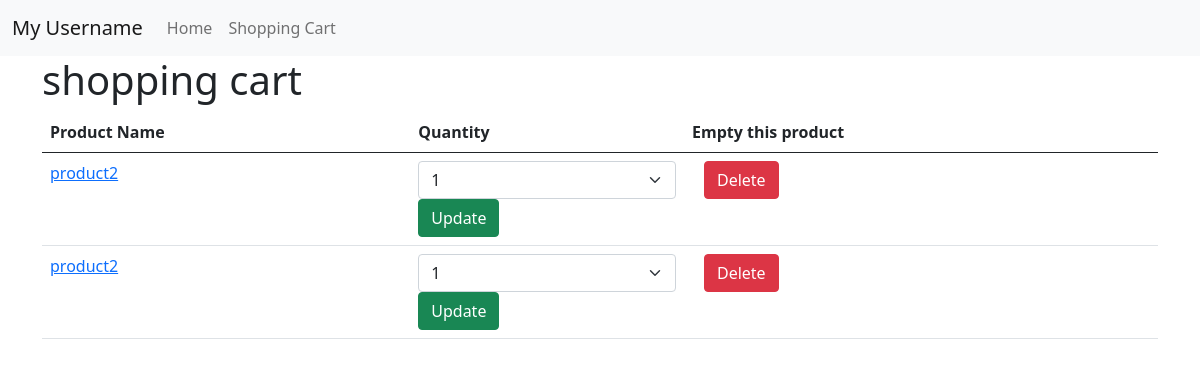
The page /home/cart/ on the database as committed earlier.
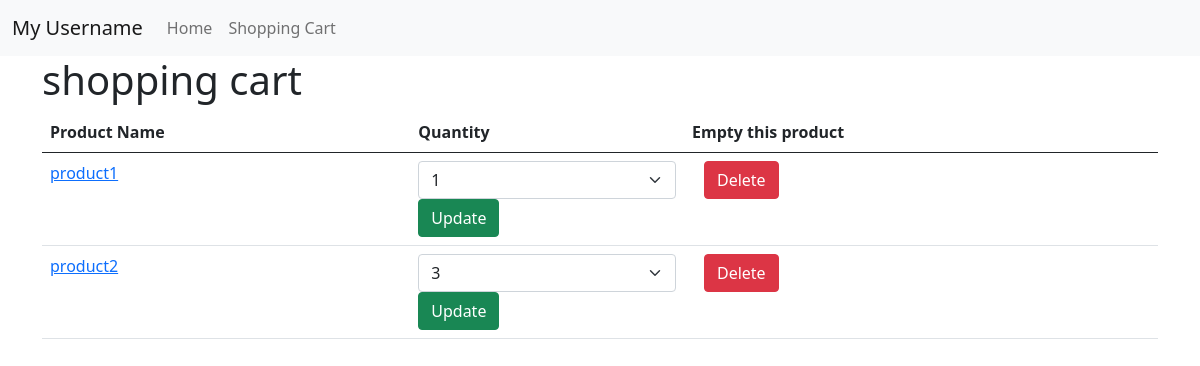
The same page on the database as committed later.
### crud_product/models.py (models this page shows, shortened)
class Cart(models.Model):
    product = models.ForeignKey(Product, on_delete=models.CASCADE)
    quantity = models.IntegerField()

class Product(models.Model):
    name = models.CharField(max_length=100)
    image = models.ImageField(null=True)
    detail = models.TextField()
    price = models.FloatField()

### crud_product/views.py (the view)
# urls.py: path('cart/', views.shopping_cart, name='shopping_cart'),
def shopping_cart(request):
    context = {
        'products': Product.objects.all(),
        'cart': Cart.objects.all(),
        "data": [1, 2, 3, 4, 5]
    }
    return render(request, 'project/shopping_cart.html', context)

### crud_product/templates/project/shopping_cart.html (shortened to what this page needs)
{% extends "project/base.html" %}
{% block content %}
<h1>shopping cart</h1>
{% if cart %}
<table class="table">
    <thead>
    <tr>
        <th scope="col">Product Name</th>
        <th scope="col">Quantity</th>
        <th scope="col">Empty this product</th>
    </tr>
    </thead>
    <tbody>
    {% for item in cart %}
    <tr>
        <div>
            <td>
                <a href="{% url 'homepage' %}">{{item.product.name}}</a></td>
            <td>
                <form action="{% url 'update' item.product.name %}" method="post">
                    <select class="form-select" name="choice" aria-label="Default select example">
                        <option selected>{{item.quantity}}</option>
                    </select>
                    <input type="submit" class="btn btn-success" value="Update">
                </form>
            </td>
            <td>
                <div class="container-fluid">
                    <form action="{% url 'remove' item.product.name %}" method="post">
                        <input type="submit" class="btn btn-danger" value="Delete">
                    </form>
                </div>
            </td>
        </div>
    </tr>
    {% endfor %}
    </tbody>
</table>
{% else %}
<p>Your shopping cart is empty.</p>
{% endif %}
{% endblock content %}

### crud_product/templates/project/base.html (shortened to what this page needs)
<!DOCTYPE html>
<html lang="en">
<head>
    <link href="https://cdn.jsdelivr.net/npm/bootstrap@5.0.2/dist/css/bootstrap.min.css" rel="stylesheet">
</head>
<body>
    <nav class="navbar navbar-expand-lg navbar-light bg-light">
      <div class="container-fluid">
        <a class="navbar-brand" href="#">My Username</a>
        <div class="collapse navbar-collapse" id="navbarNavAltMarkup">
          <div class="navbar-nav">
            <a class="nav-link"  href="{% url 'homepage' %}">Home</a>
            <a class="nav-link" href="{% url 'shopping_cart' %}">Shopping Cart</a>
          </div>
        </div>
      </div>
    </nav>
    <div class="container">
        {% block content %}{% endblock %}
    </div>
</body>
</html>

Rows that differ between the two databases and show on the page:
removed Cart: product.name "product2", choice "1"
removed Cart: product.name "product2", choice "1"
added Cart: product.name "product1", choice "1"
added Cart: product.name "product2", choice "3"
